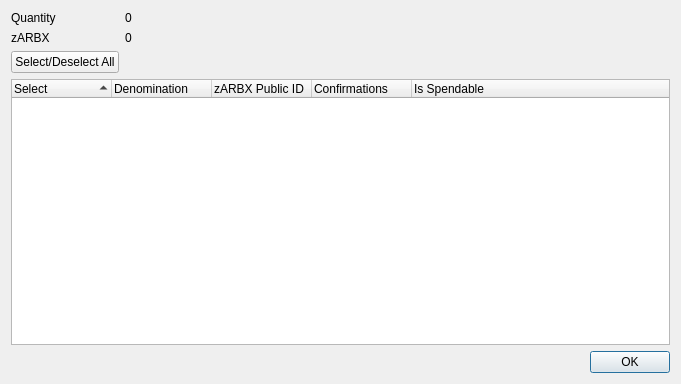
<?xml version="1.0" encoding="UTF-8"?>
<ui version="4.0">
 <class>ZArbinexControlDialog</class>
 <widget class="QDialog" name="ZArbinexControlDialog">
  <property name="geometry">
   <rect>
    <x>0</x>
    <y>0</y>
    <width>681</width>
    <height>384</height>
   </rect>
  </property>
  <property name="minimumSize">
   <size>
    <width>681</width>
    <height>384</height>
   </size>
  </property>
  <property name="windowTitle">
   <string>Select zARBX to Spend</string>
  </property>
  <layout class="QGridLayout" name="gridLayout">
   <item row="0" column="0">
    <layout class="QFormLayout" name="formLayout">
     <property name="sizeConstraint">
      <enum>QLayout::SetDefaultConstraint</enum>
     </property>
     <item row="0" column="0">
      <widget class="QLabel" name="labelQuantity">
       <property name="text">
        <string>Quantity</string>
       </property>
      </widget>
     </item>
     <item row="0" column="1">
      <widget class="QLabel" name="labelQuantity_int">
       <property name="text">
        <string>0</string>
       </property>
      </widget>
     </item>
     <item row="1" column="0">
      <widget class="QLabel" name="labelZArbinex">
       <property name="text">
        <string>zARBX</string>
       </property>
      </widget>
     </item>
     <item row="1" column="1">
      <widget class="QLabel" name="labelZArbinex_int">
       <property name="text">
        <string>0</string>
       </property>
      </widget>
     </item>
     <item row="2" column="0">
      <widget class="QPushButton" name="pushButtonAll">
       <property name="text">
        <string>Select/Deselect All</string>
       </property>
      </widget>
     </item>
    </layout>
   </item>
   <item row="1" column="0">
    <layout class="QVBoxLayout" name="verticalLayout">
     <item>
      <widget class="QTreeWidget" name="treeWidget">
       <property name="minimumSize">
        <size>
         <width>0</width>
         <height>250</height>
        </size>
       </property>
       <property name="alternatingRowColors">
        <bool>true</bool>
       </property>
       <property name="sortingEnabled">
        <bool>true</bool>
       </property>
       <property name="columnCount">
        <number>5</number>
       </property>
       <attribute name="headerDefaultSectionSize">
        <number>100</number>
       </attribute>
       <column>
        <property name="text">
         <string notr="true">Select</string>
        </property>
       </column>
       <column>
        <property name="text">
         <string notr="true">Denomination</string>
        </property>
       </column>
       <column>
        <property name="text">
         <string notr="true">zARBX Public ID</string>
        </property>
       </column>
       <column>
        <property name="text">
         <string notr="true">Confirmations</string>
        </property>
       </column>
       <column>
        <property name="text">
         <string>Is Spendable</string>
        </property>
       </column>
      </widget>
     </item>
     <item>
      <widget class="QDialogButtonBox" name="buttonBox">
       <property name="orientation">
        <enum>Qt::Horizontal</enum>
       </property>
       <property name="standardButtons">
        <set>QDialogButtonBox::Ok</set>
       </property>
      </widget>
     </item>
    </layout>
   </item>
  </layout>
 </widget>
 <resources/>
 <connections>
  <connection>
   <sender>buttonBox</sender>
   <signal>accepted()</signal>
   <receiver>ZArbinexControlDialog</receiver>
   <slot>accept()</slot>
   <hints>
    <hint type="sourcelabel">
     <x>248</x>
     <y>254</y>
    </hint>
    <hint type="destinationlabel">
     <x>157</x>
     <y>274</y>
    </hint>
   </hints>
  </connection>
  <connection>
   <sender>buttonBox</sender>
   <signal>rejected()</signal>
   <receiver>ZArbinexControlDialog</receiver>
   <slot>reject()</slot>
   <hints>
    <hint type="sourcelabel">
     <x>316</x>
     <y>260</y>
    </hint>
    <hint type="destinationlabel">
     <x>286</x>
     <y>274</y>
    </hint>
   </hints>
  </connection>
 </connections>
</ui>
